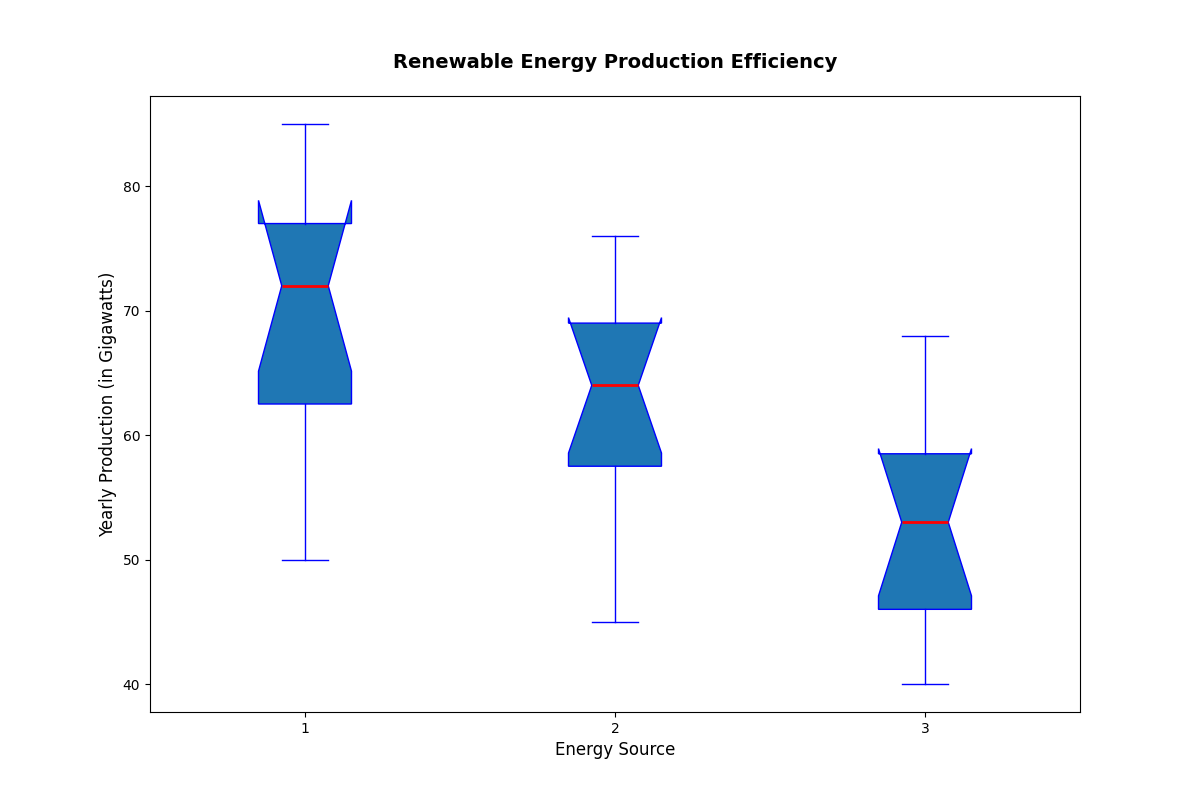

Recreate this plot in Python.
import matplotlib.pyplot as plt

# Data for the box plot
solar_energy = [50, 55, 60, 65, 70, 72, 74, 76, 78, 80, 85]
wind_energy = [45, 50, 55, 60, 62, 64, 66, 68, 70, 75, 76]
hydroelectric_energy = [40, 42, 45, 47, 50, 53, 55, 57, 60, 64, 68]

data = [solar_energy, wind_energy, hydroelectric_energy]

# Plot setup
fig, ax = plt.subplots(figsize=(12, 8))

# Create the vertical box plot
ax.boxplot(data, vert=True, patch_artist=True, notch=True,
           boxprops=dict(color='blue'),
           whiskerprops=dict(color='blue'),
           capprops=dict(color='blue'),
           medianprops=dict(color='red', linewidth=2),
           flierprops=dict(markerfacecolor='red', marker='o', markersize=5, linestyle='none'))

# Adding title and labels
plt.title("Renewable Energy Production Efficiency", fontsize=14, fontweight='bold', pad=20)
plt.xlabel("Energy Source", fontsize=12)
plt.ylabel("Yearly Production (in Gigawatts)", fontsize=12)

# Display the plot
plt.show()
